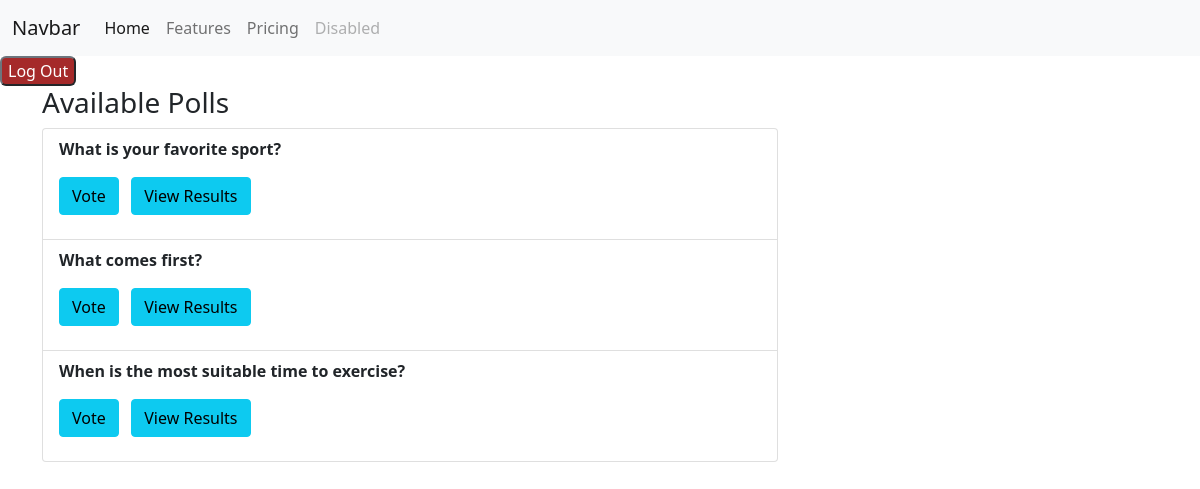
The app's page /users/home/ (signed in), older data.
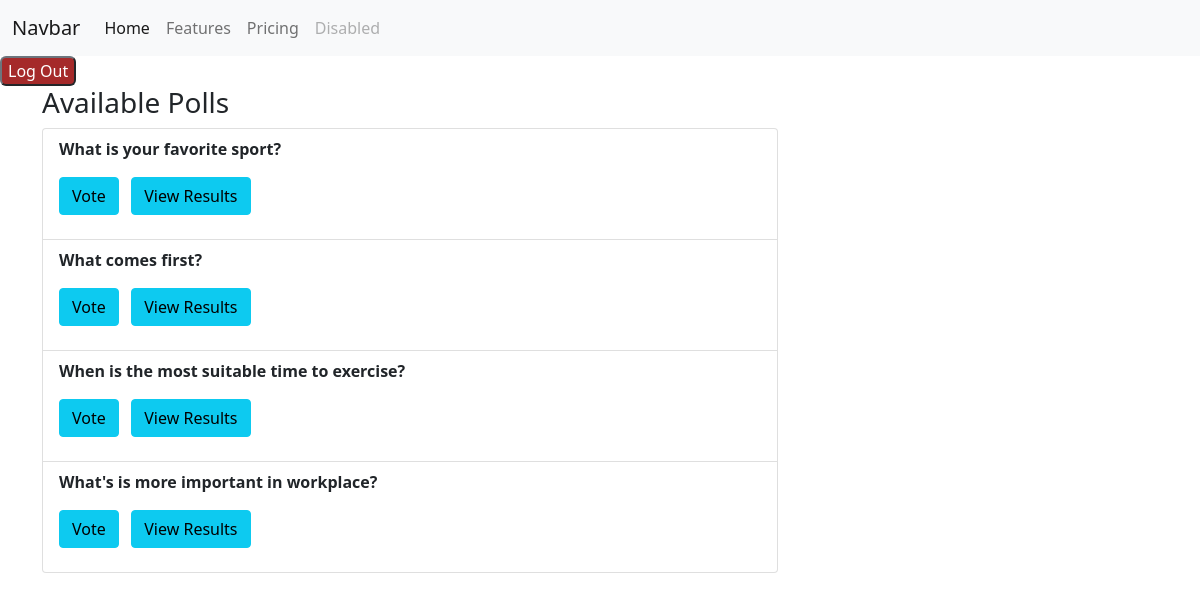
The same page, newer data.
### polls/models.py (models this page shows, shortened)
class Poll(models.Model):
    question = models.TextField()
    option_one = models.CharField(max_length=30)
    option_two = models.CharField(max_length=30)
    option_three = models.CharField(max_length=30)
    option_one_count = models.IntegerField(default=0)
    option_two_count = models.IntegerField(default=0)
    option_three_count = models.IntegerField(default=0)
    posted_by = models.ForeignKey(User, on_delete=models.SET_NULL, null=True, blank=True)
    pub_date = models.DateTimeField("date published",default=timezone.now)

### users/views.py (the view)
# urls.py: 2. Add a URL to urlpatterns:  path('', views.home, name='home')
@login_required
def home(request):
    polls = Poll.objects.all()
    context = {
        'polls' : polls
    }
    return render(request, 'users/home.html', context)

### users/templates/users/home.html (shortened to what this page needs)
{% extends "base.html" %}
{% block content %}
<div class="row">
    <div class="col-lg-8 col-lg-offset-2">
        <div class="panel panel-default">
            <div class="panel-heading">
                <h3 class="panel-title">Available Polls</h3>
            </div>
            <ul class="list-group">
                {% for poll in polls %}
                <li class="list-group-item">
                    <strong>{{ poll.question }}</strong>
                    <div>
                        <footer class="pull-right">
                            <a href="{% url 'users:vote' poll.id%}" class="btn btn-info btn-xs mt-3 mb-3">Vote</a> &nbsp;
                            <a href="{% url 'users:results' poll.id%}" class="btn btn-info btn-xs mt-3 mb-3">View Results</a> &nbsp;
                        </footer>
                    </div>
                </li>
                {% endfor %}
            </ul>
        </div>
    </div>
</div>
{% endblock %}

Row changes from the older to the newer data that the page shows:
added Poll: question "What's is more important in workplace?"
